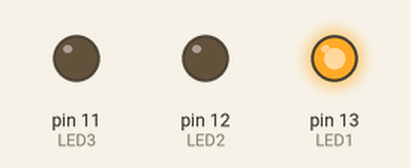
This sketch was run on a simulated Arduino Uno, built with avr-gcc and run on an emulated ATmega328P. On the bench: output pins drawn as LEDs (lit = HIGH).

Above: at 0.15 s.
At 0.45 s:
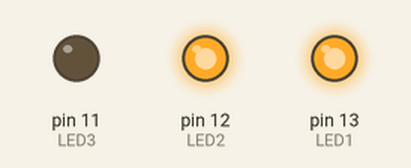
At 1.0 s:
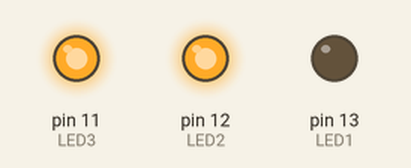
At 1.2 s:
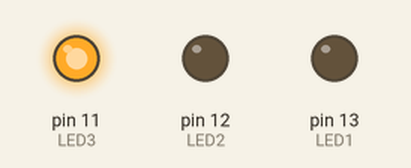
At 1.4 s:
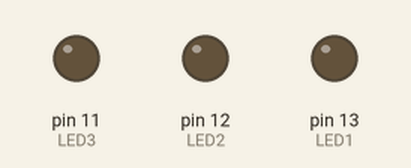
At 2.25 s:
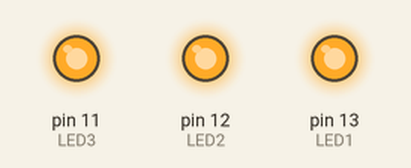
Timing chart, 0 to 3.5 s (numbered marks = the images above):
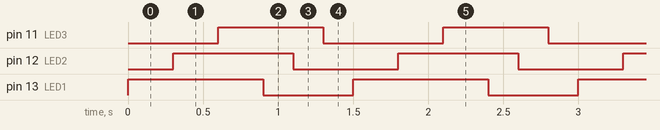

Measured:
- by itself, pin 11 (LED3): alternates HIGH for 0.70 s and LOW for 0.80 s
- by itself, pin 12 (LED2): alternates HIGH for 0.80 s and LOW for 0.70 s
- by itself, pin 13 (LED1): alternates HIGH for 0.90 s and LOW for 0.60 s

The sketch:

Schaltung_1.ino
```cpp
/* Luka Dimitrijevic
   17.4.2018
   Version 1

   Ein Simples Programm. Schaltet 3 LED Lichter ein und aus.*/

int LED1 = 13;
int LED2 = 12;
int LED3 = 11;

void setup() {
   pinMode(LED1, OUTPUT);
   pinMode(LED2, OUTPUT);
   pinMode(LED3, OUTPUT);
}


void loop() {
  digitalWrite(LED1, HIGH);    // Schalte erstes LED Licht ein
  delay(300);                  // Warte für 300ms
  digitalWrite(LED2, HIGH);    // Schalte zweites LED Licht ein
  delay(300);                  // Warte für 300ms
  digitalWrite(LED3, HIGH);    // Schalte drittes LED Licht ein
  delay(300);                  // Warte für 300ms
  digitalWrite(LED1, LOW);     // Schalte erstes LED Licht aus
  delay(200);                  // Warte für 200ms
  digitalWrite(LED2, LOW);     // Schalte zweites LED Licht aus
  delay(200);                  // Warte für 200ms
  digitalWrite(LED3, LOW);     // Schalte drittes LED Licht aus
  delay(200);                  // Warte für 200ms. Starte neu.
}
```
